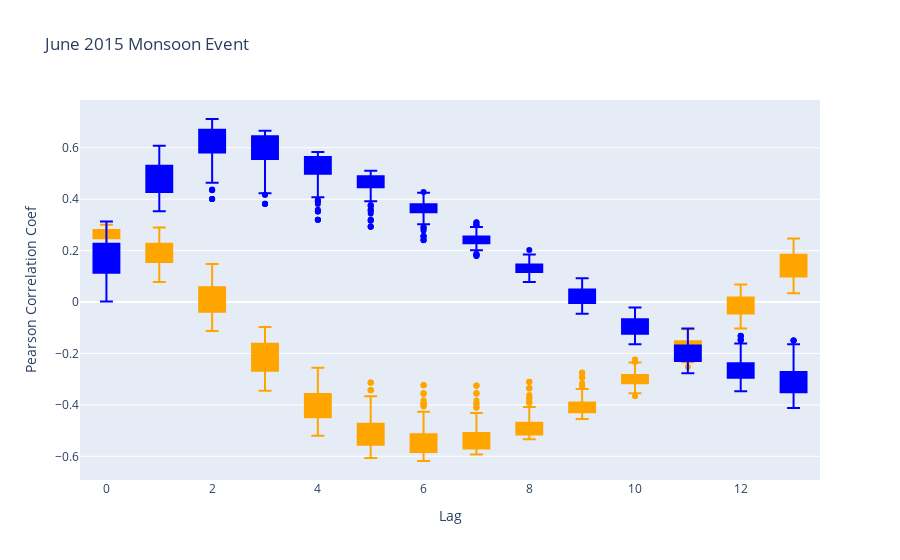

Notebook code cell kept with this figure:
### Code cell
June2015_M.best_lag('box')
June2015_M.contourmap(t_lag=6, d_lag=2, basemap=False)

### Figure 1 — Plotly figure (JSON) as saved in the notebook; plotly's stock layout.template omitted (floating-point values rounded to 4 significant figures; data arrays with more than 128 entries replaced by an {"elided": "..."} marker saying what was removed)
{"data": [{"fillcolor": "orange", "marker": {"color": "orange"}, "name": "0", "type": "box", "y": {"elided": "136 float values"}}, {"fillcolor": "orange", "marker": {"color": "orange"}, "name": "1", "type": "box", "y": {"elided": "136 float values"}}, {"fillcolor": "orange", "marker": {"color": "orange"}, "name": "2", "type": "box", "y": {"elided": "136 float values"}}, {"fillcolor": "orange", "marker": {"color": "orange"}, "name": "3", "type": "box", "y": {"elided": "136 float values"}}, {"fillcolor": "orange", "marker": {"color": "orange"}, "name": "4", "type": "box", "y": {"elided": "136 float values"}}, {"fillcolor": "orange", "marker": {"color": "orange"}, "name": "5", "type": "box", "y": {"elided": "136 float values"}}, {"fillcolor": "orange", "marker": {"color": "orange"}, "name": "6", "type": "box", "y": {"elided": "136 float values"}}, {"fillcolor": "orange", "marker": {"color": "orange"}, "name": "7", "type": "box", "y": {"elided": "136 float values"}}, {"fillcolor": "orange", "marker": {"color": "orange"}, "name": "8", "type": "box", "y": {"elided": "136 float values"}}, {"fillcolor": "orange", "marker": {"color": "orange"}, "name": "9", "type": "box", "y": {"elided": "136 float values"}}, {"fillcolor": "orange", "marker": {"color": "orange"}, "name": "10", "type": "box", "y": {"elided": "136 float values"}}, {"fillcolor": "orange", "marker": {"color": "orange"}, "name": "11", "type": "box", "y": {"elided": "136 float values"}}, {"fillcolor": "orange", "marker": {"color": "orange"}, "name": "12", "type": "box", "y": {"elided": "136 float values"}}, {"fillcolor": "orange", "marker": {"color": "orange"}, "name": "13", "type": "box", "y": {"elided": "136 float values"}}, {"fillcolor": "blue", "marker": {"color": "blue"}, "name": "0", "type": "box", "y": {"elided": "136 float values"}}, {"fillcolor": "blue", "marker": {"color": "blue"}, "name": "1", "type": "box", "y": {"elided": "136 float values"}}, {"fillcolor": "blue", "marker": {"color": "blue"}, "name": "2", "type": "box", "y": {"elided": "136 float values"}}, {"fillcolor": "blue", "marker": {"color": "blue"}, "name": "3", "type": "box", "y": {"elided": "136 float values"}}, {"fillcolor": "blue", "marker": {"color": "blue"}, "name": "4", "type": "box", "y": {"elided": "136 float values"}}, {"fillcolor": "blue", "marker": {"color": "blue"}, "name": "5", "type": "box", "y": {"elided": "136 float values"}}, {"fillcolor": "blue", "marker": {"color": "blue"}, "name": "6", "type": "box", "y": {"elided": "136 float values"}}, {"fillcolor": "blue", "marker": {"color": "blue"}, "name": "7", "type": "box", "y": {"elided": "136 float values"}}, {"fillcolor": "blue", "marker": {"color": "blue"}, "name": "8", "type": "box", "y": {"elided": "136 float values"}}, {"fillcolor": "blue", "marker": {"color": "blue"}, "name": "9", "type": "box", "y": {"elided": "136 float values"}}, {"fillcolor": "blue", "marker": {"color": "blue"}, "name": "10", "type": "box", "y": {"elided": "136 float values"}}, {"fillcolor": "blue", "marker": {"color": "blue"}, "name": "11", "type": "box", "y": {"elided": "136 float values"}}, {"fillcolor": "blue", "marker": {"color": "blue"}, "name": "12", "type": "box", "y": {"elided": "136 float values"}}, {"fillcolor": "blue", "marker": {"color": "blue"}, "name": "13", "type": "box", "y": {"elided": "136 float values"}}], "layout": {"showlegend": false, "title": {"text": "June 2015 Monsoon Event"}, "xaxis": {"title": {"text": "Lag"}}, "yaxis": {"title": {"text": "Pearson Correlation Coef"}}}}
